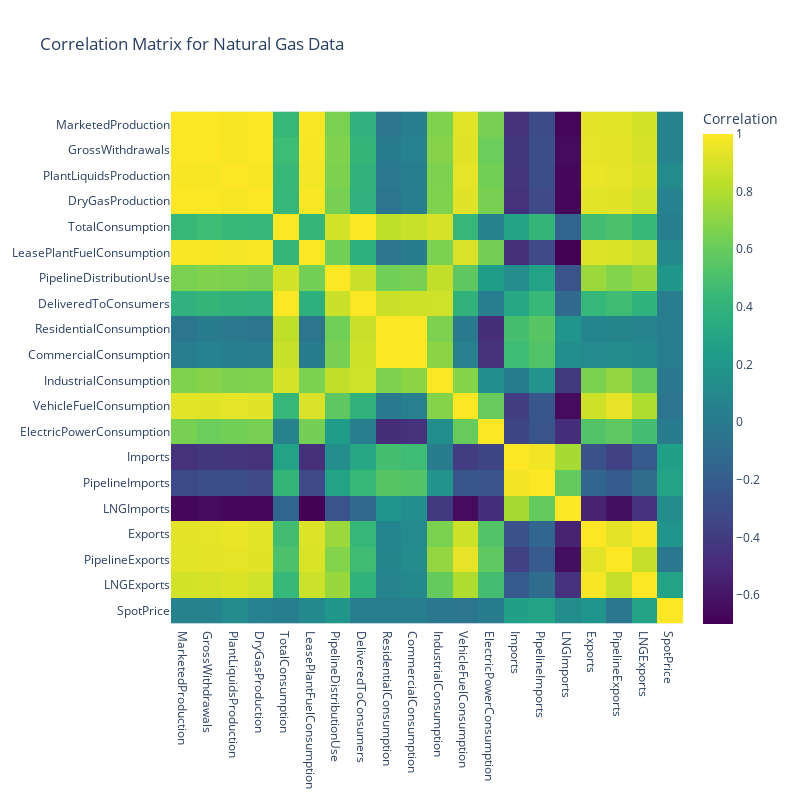

The cell this chart's notebook holds for it:
### Markdown cell above
## CORRELATION MATRIX

### Code cell
# Create a correlation matrix
correlation_matrix = merged_data.corr()

# Create a heatmap using Plotly
fig = px.imshow(correlation_matrix,
                x=correlation_matrix.columns,
                y=correlation_matrix.columns,
                color_continuous_scale='Viridis',
                title='Correlation Matrix for Natural Gas Data')

# Update the color bar label
fig.update_coloraxes(colorbar_title='Correlation')

# Increase the size of the heatmap
fig.update_layout(width=800, height=800)  # Adjust the width and height as needed

# Show the heatmap
fig.show()

### Figure 1 — Plotly figure (JSON) as saved in the notebook; plotly's stock layout.template omitted (floating-point values rounded to 4 significant figures; data arrays with more than 128 entries replaced by an {"elided": "..."} marker saying what was removed)
{"data": [{"coloraxis": "coloraxis", "hovertemplate": "x: %{x}<br>y: %{y}<br>color: %{z}<extra></extra>", "name": "0", "type": "heatmap", "x": ["MarketedProduction", "GrossWithdrawals", "PlantLiquidsProduction", "DryGasProduction", "TotalConsumption", "LeasePlantFuelConsumption", "PipelineDistributionUse", "DeliveredToConsumers", "ResidentialConsumption", "CommercialConsumption", "IndustrialConsumption", "VehicleFuelConsumption", "ElectricPowerConsumption", "Imports", "PipelineImports", "LNGImports", "Exports", "PipelineExports", "LNGExports", "SpotPrice"], "xaxis": "x", "y": ["MarketedProduction", "GrossWithdrawals", "PlantLiquidsProduction", "DryGasProduction", "TotalConsumption", "LeasePlantFuelConsumption", "PipelineDistributionUse", "DeliveredToConsumers", "ResidentialConsumption", "CommercialConsumption", "IndustrialConsumption", "VehicleFuelConsumption", "ElectricPowerConsumption", "Imports", "PipelineImports", "LNGImports", "Exports", "PipelineExports", "LNGExports", "SpotPrice"], "yaxis": "y", "z": {"elided": "20x20 float values"}}], "layout": {"coloraxis": {"colorbar": {"title": {"text": "Correlation"}}, "colorscale": [[0, "#440154"], [0.1111, "#482878"], [0.2222, "#3e4989"], [0.3333, "#31688e"], [0.4444, "#26828e"], [0.5556, "#1f9e89"], [0.6667, "#35b779"], [0.7778, "#6ece58"], [0.8889, "#b5de2b"], [1, "#fde725"]]}, "height": 800, "title": {"text": "Correlation Matrix for Natural Gas Data"}, "width": 800, "xaxis": {"anchor": "y", "constrain": "domain", "domain": [0, 1], "scaleanchor": "y"}, "yaxis": {"anchor": "x", "autorange": "reversed", "constrain": "domain", "domain": [0, 1]}}}
